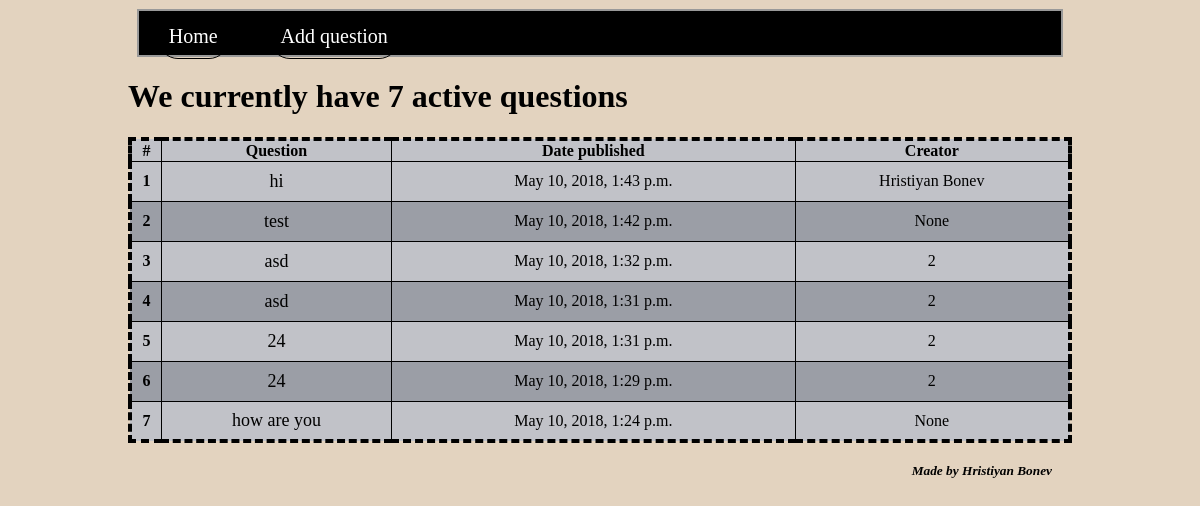
/polls/, run on an earlier commit of the app's database.
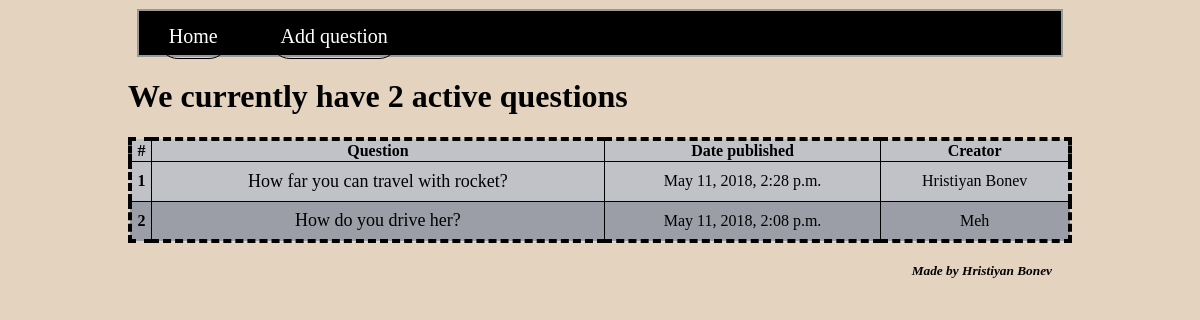
And on a later commit of the database.
### polls/models.py (models this page shows, shortened)
class Question(models.Model):
    question_text = models.CharField(max_length=200)
    pub_date = models.DateTimeField('Date Published', auto_now_add=True)
    creator = models.CharField(max_length=150, null=True, blank=True)

### polls/views.py (the view)
# urls.py: path('', views.IndexView.as_view(), name='index'),
class IndexView(generic.ListView):
    template_name = 'polls/index.html'
    context_object_name = 'latest_question_list'
    def get_queryset(self):
        return Question.objects.filter(pub_date__lte=timezone.now()
                                       ).order_by('-pub_date')

### polls/templates/polls/index.html (shortened to what this page needs)
{% extends "polls/base.html" %}
{% load staticfiles%}
{% block content %}
<h1> We currently have {{latest_question_list.count}} active questions</h1>
{% if latest_question_list %}
      <div class='table-responsive'>
      <table class='table table-dark'>
        <thead>
            <tr class='table-head'>
                <th class='table-content' scope="col">#</th>
                <th class='table-content' scope='col'>Question</th>
                <th class='table-content' scope='col'>Date published</th>
                <th class='table-content' scope='col'>Creator</th>
            </tr>
        </thead>
        <tbody>
          {% for question in latest_question_list %}
        <tr class='table-row'>
          <th scope='row'>{{ forloop.counter }}</th>
          <td class='table-content question-text'><a class='col-xs-6' href='{% url 'polls:detail' question.id %}'>{{ question.question_text }}</a></td>
          <td align='center' class='table-content'>{{ question.pub_date }}</td>
          <td class='table-content'>{{ question.creator }}</td>
        </tr>
    {% endfor %}
  </tbody>
</table>
  </div>
    {% else %}
    <p>No polls are available.</p>
{% endif %}
{% endblock %}

### polls/templates/polls/base.html (shortened to what this page needs)
{% load static %}
<html>
  <head>
    <link rel="stylesheet" type="text/css" href="{% static 'css/style.css' %}" />
  </head>
  <body>
    <header>
      <div class="navbar navbar-inverse navbar-fixed-top" role="navigation">
           <div class="container-fluid-custom">
             <a class="navbar-brand" href="{% url 'polls:index'%}">Home</a></li>
             <a class="navbar-brand" href="{% url 'polls:add'%}">Add question</a></li>
           </div>
         </div>
</header>
      {% block content %}
      {% endblock content %}
  </body>
  <footer>
    <small id='signature'><b><i>Made by Hristiyan Bonev</i></b></small>
  </footer>
</html>

### polls/static/css/style.css (style rules this page uses)
body { background-color: rgba(145, 82, 0,0.25); padding:0 10% 5% 10%; }
.container-fluid-custom { background-color: rgba(0, 0, 0, 1) !important; border: 2px solid rgba(255, 255, 255, 0.6); height:6% !important; margin:1% }
.navbar-brand { border: 1px solid black !important; border-radius: 20px !important; margin:3px 2%; padding:10px; display: inline-block; font-size:20px !important; color:white; }
.table { width: 100% !important; border-spacing:20px !important; border: 4px solid black; border-collapse: collapse; border-style: dashed; border-radius: 20px }
.table-content { padding:20px, }
.table-row > td { text-align:center; height: 40px }
table, th, td { border: 1px solid black; }
tr:nth-child(even) { background-color: rgba(138, 146, 160, 0.8) }
tr:nth-child(odd) { background-color: rgba(175, 186, 206, 0.65) }
a { color:inherit; text-decoration: none; }
#signature { float:right; margin:20px; }
.question-text { font-size:18px }

What changed in the data, as far as the page shows it:
removed Question: question_text "hi", pub_date "May 10, 2018, 1:43 p.m.", creator "Hristiyan Bonev"
removed Question: question_text "test", pub_date "May 10, 2018, 1:42 p.m.", creator "None"
removed Question: question_text "asd", pub_date "May 10, 2018, 1:32 p.m.", creator "2"
removed Question: question_text "asd", pub_date "May 10, 2018, 1:31 p.m.", creator "2"
removed Question: question_text "24", pub_date "May 10, 2018, 1:31 p.m.", creator "2"
removed Question: question_text "24", pub_date "May 10, 2018, 1:29 p.m.", creator "2"
removed Question: question_text "how are you", pub_date "May 10, 2018, 1:24 p.m.", creator "None"
added Question: question_text "How far you can travel with rocket?", pub_date "May 11, 2018, 2:28 p.m.", creator "Hristiyan Bonev"
added Question: question_text "How do you drive her?", pub_date "May 11, 2018, 2:08 p.m.", creator "Meh"
Also different on the page:
{{ latest_question_list.count }}: "7" → "2"
